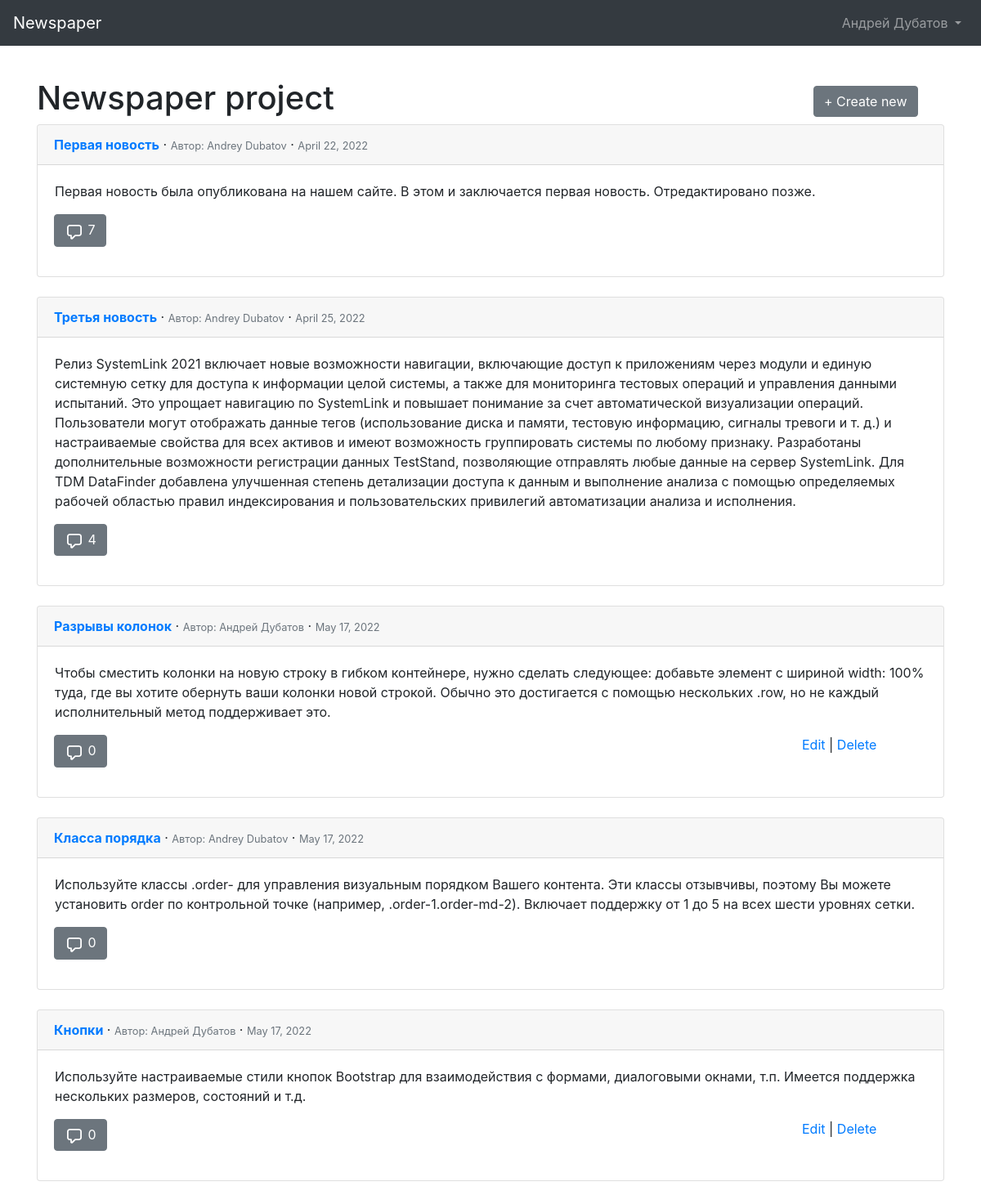
Page /news/ (signed in) on the committed database.
### users/models.py (models this page shows)
class CustomUser(AbstractUser):
    age = models.PositiveIntegerField(null=True, blank=True)
    def __str__(self):
        return f'{self.first_name} {self.last_name}'

### news/models.py (models this page shows, shortened)
class Article(models.Model):
    title = models.CharField(max_length=255)
    body = models.TextField()
    author = models.ForeignKey(get_user_model(), on_delete=models.CASCADE)
    pub_date = models.DateField(auto_now_add=True)

### news/views.py (the view, shortened to what this page needs)
# urls.py: path('news/', NewsListView.as_view(), name='news_list'),
class NewsListView(FormMixin, ListView):
    model = Article
    template_name = 'news_list.html'
    context_object_name = 'articles'
    form_class = CreateCommentForm
    def get_context_data(self, **kwargs):
        context = super().get_context_data(**kwargs)
        form = CreateCommentForm()
        context['latest_articles'] = Article.objects.all()
        context['form'] = form
        return context

### news/models.py (called while the page is built)
    def __str__(self):
        return self.comment

### templates/news_list.html (shortened to what this page needs)
{% extends 'base.html' %}
{% load crispy_forms_tags %}
{% block content %}
<div class="row align-items-center justify-content-end">
    <div class="col"><h1>Newspaper project</h1></div>
    {% if user.is_authenticated %}
    <div class="col-2 justify-content-end"><a class="btn btn-secondary" href="{% url 'news_create' %}">+ Create new</a></div>
    {% endif %}
</div>
    {% if object_list %}
        {% for article in object_list %}
            <article class="card">
                <div class="card-header">
                    <span class="font-weight-bold"><a href="{% url 'news_detail' article.pk %}">{{ article.title }}</a></span> &middot;
                    <small class="text-muted">Автор: <a class="text-muted" href="{% url 'user_detail' article.author.pk %}">{{ article.author }}</a></small> &middot;
                    <small class="text-muted">{{ article.pub_date }}</small>
                </div>
                <div class="card-body">
                    <div class="row px-3">
                        {{ article.body }}
                    </div>
                    <div class="row py-3">
                        <div class="col">
                            <a class="btn btn-secondary" data-bs-toggle="collapse" href="#collapse{{article.pk}}"
                            role="button" aria-expanded="false" aria-controls="collapse{{article.pk}}">
                            {{ article.comments.count }}
                            </a>
                        </div>
                        {% if user == article.author and user.is_authenticated %}
                        <div class="col-2 ">
                            <a href="{% url 'news_update' article.pk %}">Edit</a> |
                            <a href="{% url 'news_delete' article.pk %}">Delete</a>
                        </div>
                        {% endif %}
                    </div>
                </div>
            </article>
            <br>
        {% endfor %}
    {% else %}
        No articles yet
    {% endif %}
{% endblock content %}

### templates/base.html (shortened to what this page needs)
<!doctype html>
<html lang="en"> <head>
<link rel="stylesheet" href="https://stackpath.bootstrapcdn.com/bootstrap/4.1.3/css/bootstrap.min.css"
crossorigin="anonymous">
<title>{% block title %}Newspaper App{% endblock title %}</title> </head>
<body>
<nav class="navbar navbar-expand-md navbar-dark bg-dark mb-4">
     <a class="navbar-brand" href="{% url 'home' %}">Newspaper</a>
<div class="collapse navbar-collapse" id="navbarCollapse">
{% if user.is_authenticated %} <ul class="navbar-nav ml-auto">
<li class="nav-item">
<a class="nav-link dropdown-toggle" href="#" id="userMenu"
                data-toggle="dropdown" aria-haspopup="true"
                aria-expanded="false">
                {% if user.first_name or user.last_name %}
                {{ user.first_name }} {{ user.last_name }}
                {% else %}
                {{ user.username }}
                {% endif %}
</a>
 </li>
</ul>
{% else %}
<form class="form-inline ml-auto">
<a href="{% url 'login' %}" class="btn btn-outline-secondary"> Log In</a>
<a href="{% url 'signup' %}" class="btn btn-primary ml-2"> Sign up</a>
</form> {% endif %}
</div> </nav>
<div class="container overflow-hidden py-3">
{% block content %}
{% endblock content %}
</div>
</body> </html>

### rows in the picture
CustomUser: first_name "Андрей", last_name "Дубатов"
Article: title "Первая новость", author "Andrey Dubatov", pub_date "April 22, 2022", body "Первая новость была опубликована на нашем сайте. В этом и заключается первая новость. Отредактировано позже.", comments.count "7"
Article: title "Третья новость", author "Andrey Dubatov", pub_date "April 25, 2022", body "Релиз SystemLink 2021 включает новые возможности навигации, включающие доступ к приложениям через модули и единую системную сетку для доступа к информации целой системы, а также для мониторинга тестовых операций и управления данными испытаний. Это упрощает навигацию по SystemLink и повышает понимание за счет автоматической визуализации операций. Пользователи могут отображать данные тегов (использование диска и памяти, тестовую информацию, сигналы тревоги и т. д.) и настраиваемые свойства для всех активов и имеют возможность группировать системы по любому признаку. Разработаны дополнительные возможности регистрации данных TestStand, позволяющие отправлять любые данные на сервер SystemLink.…", comments.count "4"
Article: title "Разрывы колонок", author "Андрей Дубатов", pub_date "May 17, 2022", body "Чтобы сместить колонки на новую строку в гибком контейнере, нужно сделать следующее: добавьте элемент с шириной width: 100% туда, где вы хотите обернуть ваши колонки новой строкой. Обычно это достигается с помощью нескольких .row, но не каждый исполнительный метод поддерживает это.", comments.count "0", shows "Edit"
Article: title "Класса порядка", author "Andrey Dubatov", pub_date "May 17, 2022", body "Используйте классы .order- для управления визуальным порядком Вашего контента. Эти классы отзывчивы, поэтому Вы можете установить order по контрольной точке (например, .order-1.order-md-2). Включает поддержку от 1 до 5 на всех шести уровнях сетки.", comments.count "0"
Article: title "Кнопки", author "Андрей Дубатов", pub_date "May 17, 2022", body "Используйте настраиваемые стили кнопок Bootstrap для взаимодействия с формами, диалоговыми окнами, т.п. Имеется поддержка нескольких размеров, состояний и т.д.", comments.count "0", shows "Edit"
